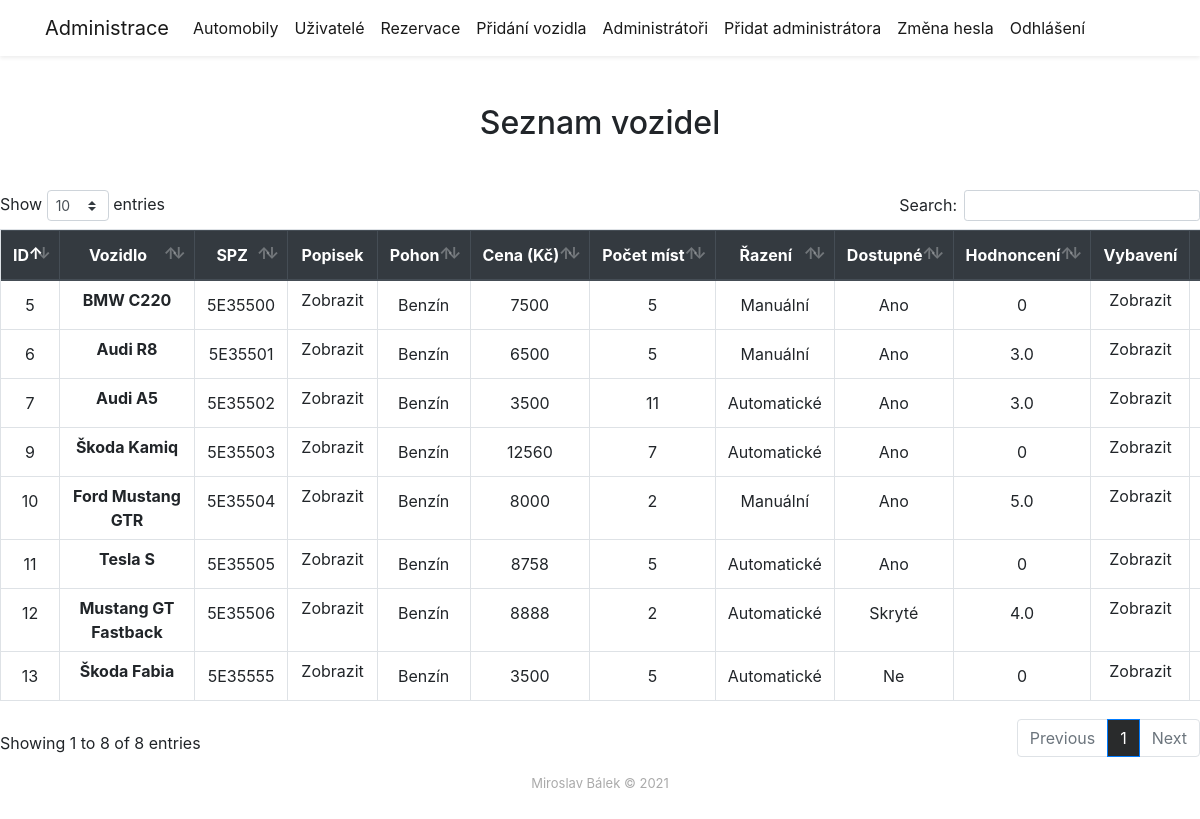
Screenshot of /code/administration/carsadmin/carsadmin.php (signed in) with the database file from the repository.
### tables this page shows
CREATE TABLE `car` (
  `idcar` int(10) UNSIGNED NOT NULL,
  `brand` varchar(45) NOT NULL,
  `model` varchar(45) NOT NULL,
  `description` varchar(10000) DEFAULT NULL,
  `fuel` enum('Benzín','Nafta','LPG','Elektřina') NOT NULL,
  `price` decimal(7,2) UNSIGNED NOT NULL,
  `seat` tinyint(3) UNSIGNED NOT NULL,
  `gearing` enum('Manuální','Automatické') NOT NULL,
  `img` varchar(255) DEFAULT '/ready/assets/img/def.jpg',
  `available` tinyint(1) DEFAULT '1',
  `license_plate` varchar(10) NOT NULL
);

### code/administration/carsadmin/getcarlistadmin.php (called while the page is built)
<?php
include "../../assets/php/dbconnect.php";
$dotaz = $db->prepare("SELECT car.*, COALESCE(ROUND(AVG(stars), 1),'0') as stars FROM car
LEFT JOIN rating on rating.car_id=car.idcar
GROUP BY car.idcar");
$dotaz->execute();
$vozidla = $dotaz->fetchAll(PDO::FETCH_ASSOC);

### code/administration/carsadmin/carlistadmin.phtml (the view, shortened to what this page needs)
<?php
$dict[0]="Ne";
$dict[1]="Ano";
$dict[2]="Skryté";
?>
  <div class="row justify-content-center mt-5">
    <div class="col-auto">
      <h2 class="text-center mb-5">Seznam vozidel</h2>
      <table class="table table-bordered table-responsive  text-center datatablecarlist">
        <thead class="thead-dark">
          <tr>
            <th scope="col">ID</th>
            <th scope="col">Vozidlo</th>
            <th scope="col">SPZ</th>
            <th scope="col">Popisek</th>
            <th scope="col">Pohon</th>
            <th scope="col">Cena&nbsp(Kč)</th>
            <th scope="col">Počet&nbspmíst</th>
            <th scope="col">Řazení</th>
            <th scope="col">Dostupné</th>
            <th scope="col">Hodnoncení</th>
            <th scope="col">Vybavení</th>
            <th scope="col">Upravit</th>
          </tr>
        </thead>
        <tbody>
          <?php foreach ($vozidla as $vozidlo) : ?>
            <tr>
              <td scope="row"><?= $vozidlo["idcar"] ?></td>
              <td style="padding: 0px;"> <a class="link-unstyled" href="/vozovy_park/vozidlo?id=<?= $vozidlo["idcar"] ?>"><button class="btn odkaztable"><strong> <?= $vozidlo["brand"] . "&nbsp" . $vozidlo["model"]; ?></strong></button></a></td>
              <td><?=$vozidlo["license_plate"]?></td>
              <td style="padding: 0px;"><a id="<?= $vozidlo["idcar"] ?>" class="link-unstyled getiddescription"><button class="btn odkaztable " data-toggle="modal" data-target="#modalpopis"> Zobrazit</button></a></td>
              <td><?= $vozidlo["fuel"]; ?></td>
              <td><?= round($vozidlo["price"])?></td>
              <td><?= $vozidlo["seat"]; ?></td>
              <td><?= $vozidlo["gearing"]; ?></td>
              <td><?= $dict[$vozidlo["available"]] ?></td>
              <td><?= $vozidlo["stars"] ?></td>
              <td style="padding: 0px;"><a id="<?= $vozidlo["idcar"] ?>" class="link-unstyled getidequipment"><button class="btn odkaztable " data-toggle="modal" data-target="#modalvybaveni"> Zobrazit</button></a></td>
              <td style="padding: 0px;"> <a class="link-unstyled" href="/admin/vozidla/detail_vozidla?id=<?= $vozidlo["idcar"] ?>"><button class="btn odkaztable"><strong>Upravit</strong></button></a></td>
            </tr>
          <?php endforeach ?>
        </tbody>
      </table>
    </div>
  </div>

### code/assets/css/styles.css (style rules this page uses)
html { position: relative; min-height: 100%; }
body { margin-bottom: 60px; }

### code/assets/css/footer.css (style rules this page uses)
.copyright { margin-top: 15px; text-align: center; font-size: 13px; color: #aaa; margin-bottom: 0; }
footer { margin-bottom: 0; position: absolute; bottom: 0; left: 0; width: 100%; height: 60px; background-color: #ffffff; z-index: -1; }

### rows the page displays
car: idcar "5", brand "BMW", model "C220", license_plate "5E35500", fuel "Benzín", price "7500", seat "5", gearing "Manuální", available "Ano", stars "0"
car: idcar "6", brand "Audi", model "R8", license_plate "5E35501", fuel "Benzín", price "6500", seat "5", gearing "Manuální", available "Ano", stars "3.0"
car: idcar "7", brand "Audi", model "A5", license_plate "5E35502", fuel "Benzín", price "3500", seat "11", gearing "Automatické", available "Ano", stars "3.0"
car: idcar "9", brand "Škoda", model "Kamiq", license_plate "5E35503", fuel "Benzín", price "12560", seat "7", gearing "Automatické", available "Ano", stars "0"
car: idcar "10", brand "Ford", model "Mustang GTR", license_plate "5E35504", fuel "Benzín", price "8000", seat "2", gearing "Manuální", available "Ano", stars "5.0"
car: idcar "11", brand "Tesla", model "S", license_plate "5E35505", fuel "Benzín", price "8758", seat "5", gearing "Automatické", available "Ano", stars "0"
car: idcar "12", brand "Mustang", model "GT Fastback", license_plate "5E35506", fuel "Benzín", price "8888", seat "2", gearing "Automatické", available "Skryté", stars "4.0"
car: idcar "13", brand "Škoda", model "Fabia", license_plate "5E35555", fuel "Benzín", price "3500", seat "5", gearing "Automatické", available "Ne", stars "0"
